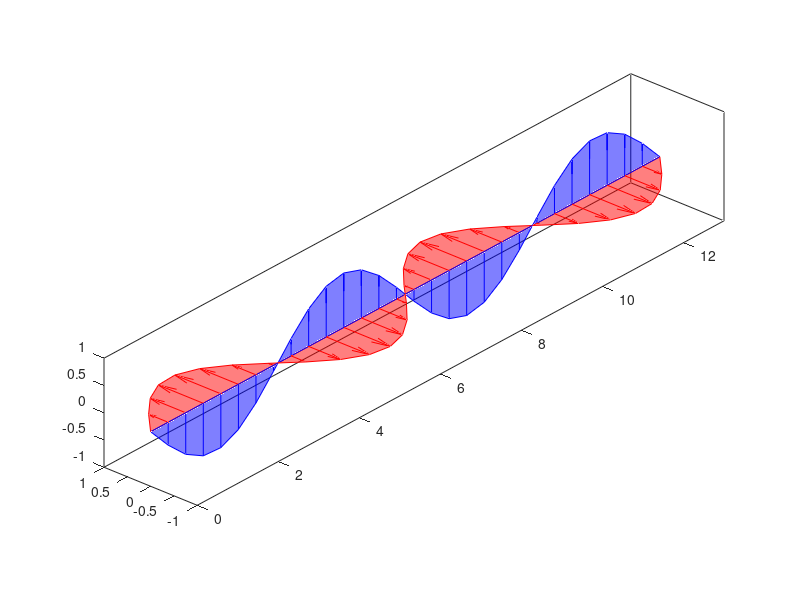

Recreate this plot in MATLAB.
%%
% This is an example of how to create two overlapping waves in 3 dimension in MATLAB&#174;.
% 
% Read about the <http://www.mathworks.com/help/matlab/ref/quiver3.html |quiver3|> and <http://www.mathworks.com/help/matlab/ref/fill3.html |fill3|> functions in the MATLAB documentation.
%
% For more examples, go to <http://www.mathworks.com/discovery/gallery.html MATLAB Plot Gallery>
%
% Copyright 2012-2014 The MathWorks, Inc.

% Create some x data
x = linspace(0, 4*pi, 30);  

% Create two waves to plot
y = sin(x);              
z = sin(x-pi);           

% Plot the first wave in red and fill with color
u = zeros(size(x));
figure
fill3(x, y, u, 'r', 'EdgeColor', 'r', 'FaceAlpha', 0.5)
hold on

% Add arrows for the first wave                      
quiver3(x, u, u, u, y, u, 0, 'r')     
 
% Plot the first wave in blue and fill with color
fill3(x, u, z, 'b', 'EdgeColor', 'b', 'FaceAlpha', 0.5)  

% Add the arrows for the second wave
quiver3(x, u, u, u, u, z, 0, 'b')  
                     
% Use equal axis scaling 
view(-49,28)
axis square
daspect([1 1 1])
xlim([0 13])
ylim([-1 1])
zlim([-1 1])
